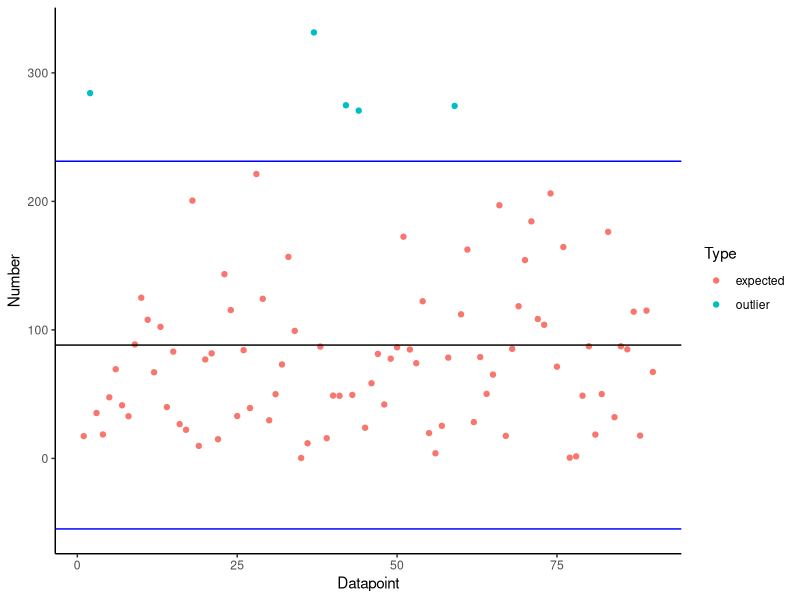
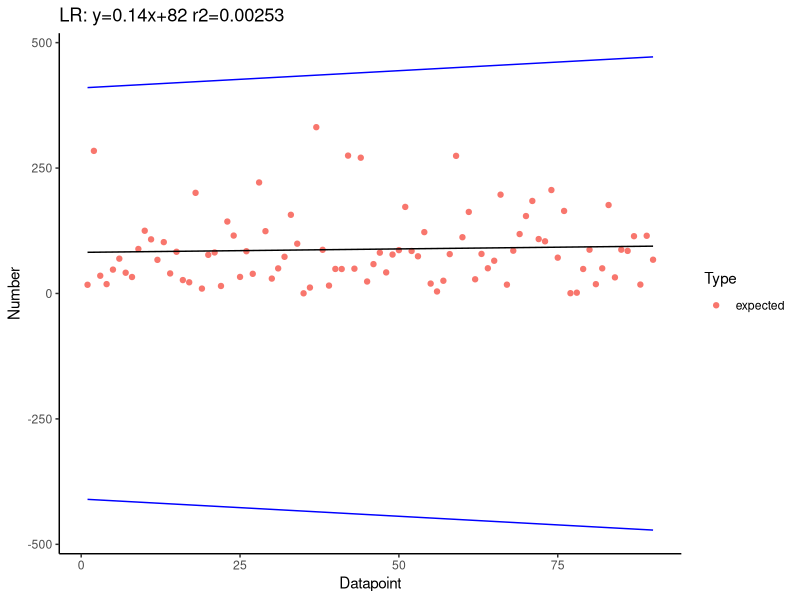
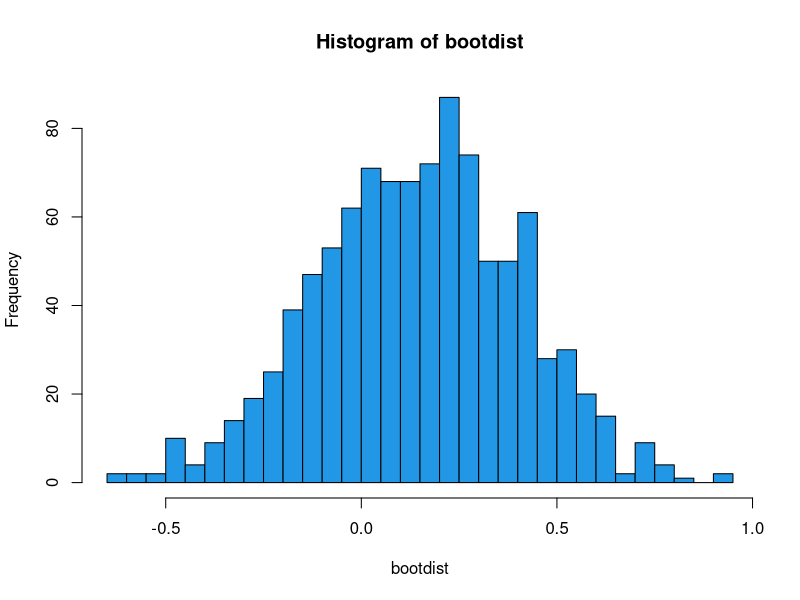
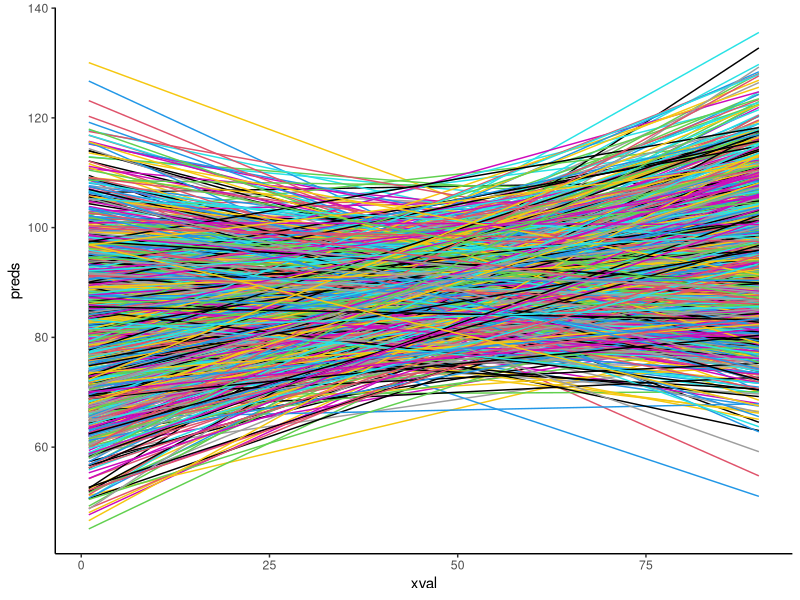
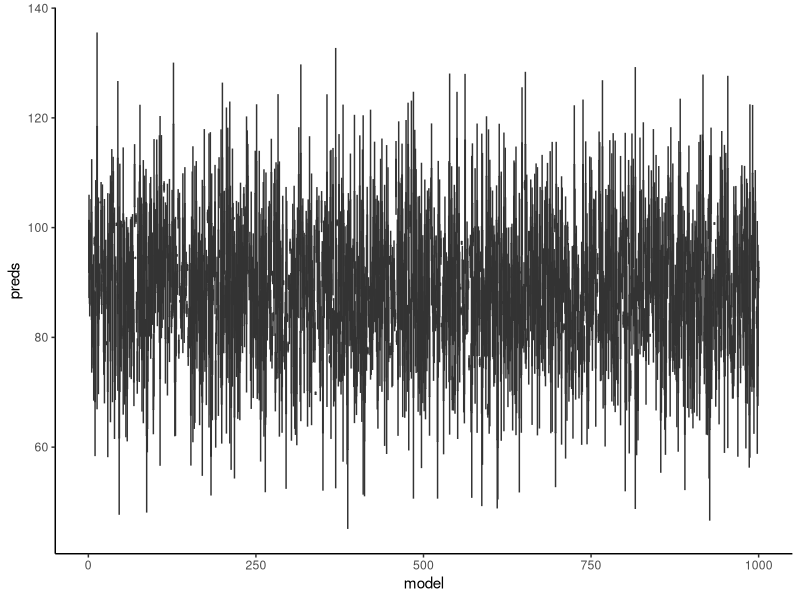
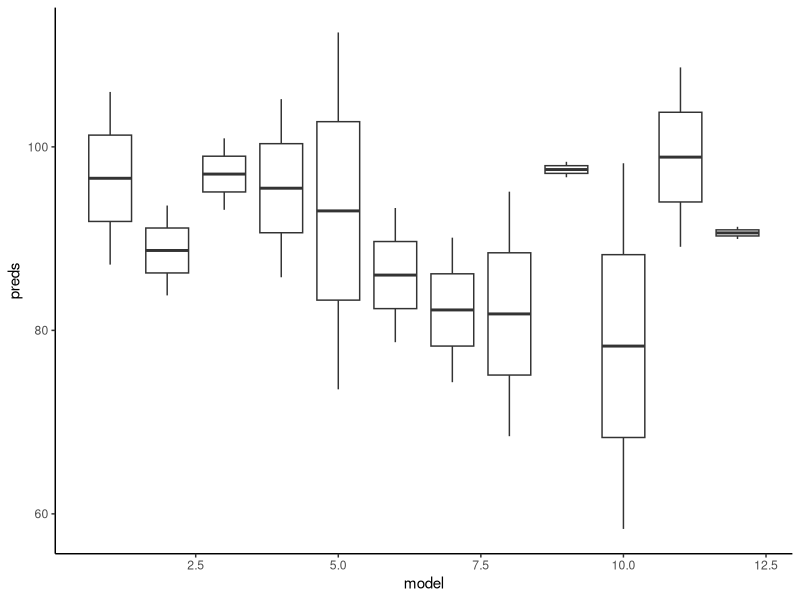
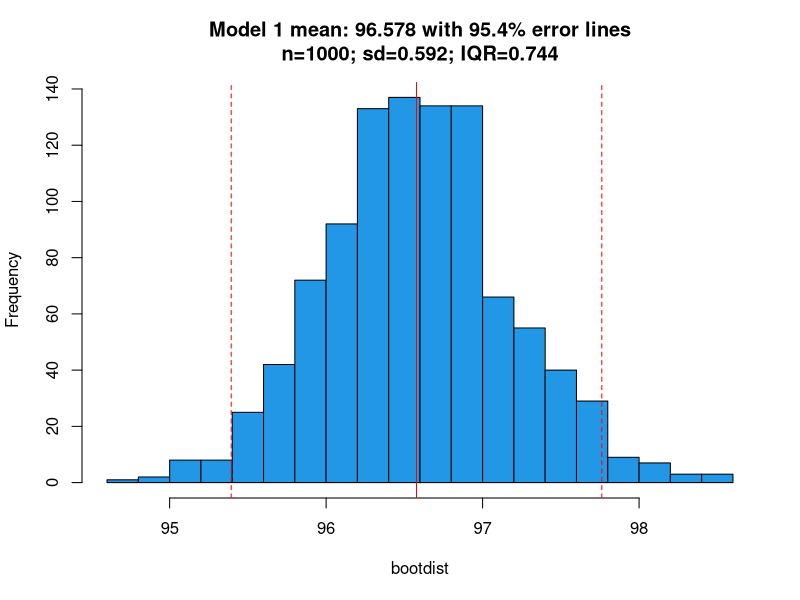
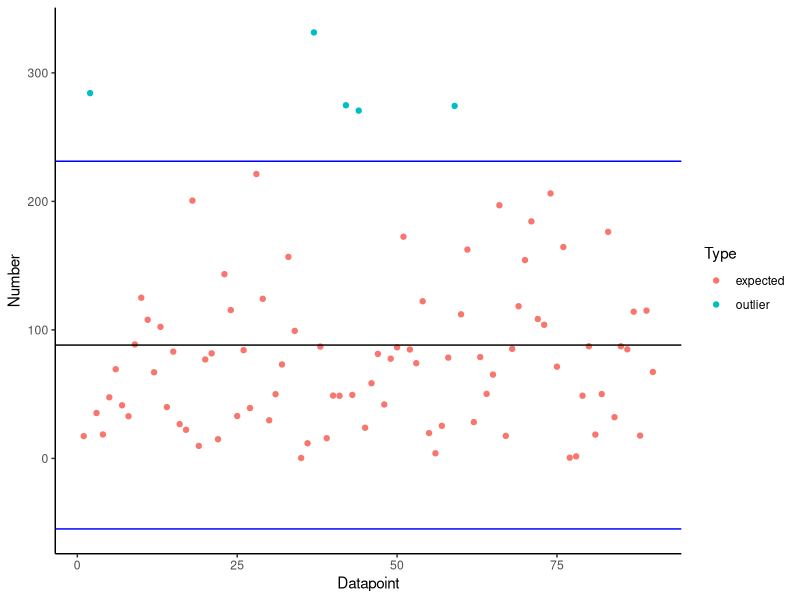

Source code (R) for these figures, in order: (Note: this script raises an error after producing the figures.)
library(dplyr)
library(ggplot2)

gc()

output_folder <- "C:\\Users\\kelvi\\Desktop\\outliers\\"

# check output folder exists
if (!file.exists(paste(output_folder,sep=""))){
  dir.create(file.path(paste(output_folder,sep="")), recursive=TRUE) # recursive to also build any sub-folders
}

dat <- abs(rnorm(90))

df <- data.frame(data=dat)
df$dat <- df$dat * 1e2

mean <- mean(df$dat)
sd <- sd(df$dat)

df$chk <- ifelse(df$dat < (mean-(2*sd)), "outlier",
                 ifelse(df$dat > (mean+(2*sd)), "outlier", "expected"))

df$xdata <- as.numeric(rownames(df))

# graph this data
ggplot(df, aes(df$xdata, df$dat, color=df$chk))+
  geom_point()+
  geom_hline(yintercept=mean)+
  geom_hline(yintercept=(mean+(2*sd)), color="blue")+
  geom_hline(yintercept=(mean-(2*sd)), color="blue")+
  theme_classic()+
  labs(x="Datapoint", y="Number", color="Type")

ggsave(paste(output_folder,"1data_ggplot.png",sep=""), width=30, height=15, units="cm")

################################################################################

# linear regression and outlier
lm1 <- lm(dat ~ xdata, data=df)

# lm1 model #############################################
a = format(unname(coef(lm1)[1]), digits = 2) # intercept
b = format(unname(coef(lm1)[2]), digits = 2) # bx term
r2 = format(summary(lm1)$r.squared, digits = 3) # r-squared

dat_tst <- data.frame(xdata=df$xdata)

# fit to df
mdl_preds <- predict(lm1, newdata=dat_tst)

# compare to actual data
df$exp <- mdl_preds

df$exp_val <- ifelse(df$dat < (df$exp*(-5)), "outlier",
                     ifelse(df$dat > (df$exp*(5)), "outlier", "expected"))

# get mape, mae, rmse
mdl_mape <- mean(abs((df$dat-df$exp)/df$dat)) * 100

mdl_mae <- mean(abs((df$dat-df$exp)))

mdl_rmse <- sqrt(mean(abs((df$dat - df$exp)^2)))

# graph this
ggplot(df, aes(xdata, dat, color=exp_val))+
  geom_point()+
  geom_line(aes(df$xdata,df$exp), color="black")+
  geom_line(aes(df$xdata,abs(df$exp)*5), color="blue")+
  geom_line(aes(df$xdata,-(df$exp)*5), color="blue")+
  theme_classic()+
  labs(x="Datapoint", y="Number", title=paste("LR: ", "y=",b,"x+",a," r2=",r2,sep=""), color="Type")

ggsave(paste(output_folder,"2data_ggplot.png",sep=""), width=30, height=15, units="cm")

################################################################################

# credit to https://stackoverflow.com/questions/74295914/bootstrap-distribution-of-slope-on-linear-regression

# make a bootstrap of the model (automatic method)
library(boot)

boot_coef <- function(df, idx) {
  x <- df[ idx, 'xdata' ]
  y <- df[ idx, 'dat' ]
  lm.out <- lm(y ~ x)
  coef(lm.out)[[ 2 ]]
}

bs <- boot(data = df, statistic = boot_coef, R = 999)
print(bs)
bs.ci <- boot.ci(boot.out = bs)
print(bs.ci)

#########################

# alternative bootstrap of model (manual method)

FUN <- \() {
  i <- sample(seq_len(length(df$xdata)), replace=TRUE)
  y <- df$dat[i]
  x <- df$xdata[i]
  lm(y ~ x)$coefficients
  #predict(lm, newdata=dat_tst)
}

set.seed(42)
r <- t(replicate(1e3, FUN()))

head(r, 3)

bootdist <- r[, 'x']

head(bootdist)

hist(bootdist, 'FD', col=4)

# for each model coefficents created, predict new values
df_r <- data.frame(r)

bs_res <- list()
for (i in 1:nrow(df_r)){
  intercept <- df_r[[i,1]]
  xval <- df_r[[i,2]]
  
  lm1$coefficients[1:2] <- c(intercept, xval)
  print(coef(lm1))
  vals <- predict(lm1, newdata=dat_tst)
  dff <- data.frame(model=i,preds=vals)
  dff$xval <- seq.int(nrow(dff))
  bs_res[[i]] <- dff
}

bs_df <- do.call(rbind, bs_res)

jitter <- function(values1){
  value <- 0.01*(max(values1)-min(values1))
  value1 <- values1 + (runif(n=1, min=1, max=length(values1))*value)
  return(value1)
}

# base r colour gradient - function from https://stackoverflow.com/questions/13353213/gradient-of-n-colors-ranging-from-color-1-and-color-2
color.gradient <- function(x, colors=c("purple", "yellow", "red"), 
                           colsteps=100) {
  return(colorRampPalette(colors)(colsteps)[
    findInterval(x, seq(min(x,na.rm = TRUE), max(x, na.rm = TRUE), length.out=colsteps))
  ])
}

# graph these models
ggplot(bs_df, aes(x=xval,y=preds, group=model))+
  geom_line(color=bs_df$model)+
  theme_classic()

ggsave(paste(output_folder,"3data_ggplot.png",sep=""), width=30, height=15, units="cm")

# boxplot of models
ggplot(bs_df, aes(x=model,y=preds, group=model))+
  geom_boxplot()+
  theme_classic()

ggsave(paste(output_folder,"4data_ggplot.png",sep=""), width=30, height=15, units="cm")

# boxplot of models - top 100
ggplot(bs_df[1:1000,], aes(x=model,y=preds, group=model))+
  geom_boxplot()+
  theme_classic()

ggsave(paste(output_folder,"4data_top100_ggplot.png",sep=""), width=30, height=15, units="cm")

################################################################################

# from the lm model predictions, create a bootstrap histogram of the expected means

# credit to https://bookdown.org/jgscott/DSGI/the-bootstrap.html

# get unique model number
unq_mdl <- unique(bs_df$model)[1:5] # limit to first 5

for (mdl in unq_mdl) {
  bs_df_tst <- bs_df |> filter(model == mdl)
  
  mean_val <- mean(bs_df_tst$preds)
  
  # bootstrap the mean values
  FUN <- \() {
    i <- sample(seq_len(length(bs_df_tst$model)), replace=TRUE)
    x <- mean(bs_df_tst$preds[i])
    
  }
  
  set.seed(42)
  r <- t(replicate(1e3, FUN()))
  
  head(r, 3)
  
  bootdist <- r#[, 'x']
  
  # create df of this for geom_histogram
  df_hist <- data.frame(t(bootdist))
  
  # get standard error (68%)
  sd_err <- sd(df_hist$t.bootdist.)
  
  # get standard error (95%)
  sd_err_95 <- 2* sd(df_hist$t.bootdist.)
  
  # get confidence interval
  #conf_int <- confint(df_hist, level=0.95)
  
  # determine how many values fall within this range
  val_count <- df_hist |>
    filter(t.bootdist. > mean_val - sd_err & t.bootdist. < mean_val + sd_err)
  
  val_count_95 <- df_hist |>
    filter(t.bootdist. > mean_val - sd_err_95 & t.bootdist. < mean_val + sd_err_95)
  
  # as pct
  pct_val_count <- round((nrow(val_count)/nrow(df_hist))*100,3)
  pct_val_count_95 <- round((nrow(val_count_95)/nrow(df_hist))*100,3)
  
  graph_title <- paste("Model ",mdl," mean: ",round(mean_val,3)," with ", pct_val_count_95, "% error lines",
                       "\nn=",length(bootdist),"; sd=",round(sd_err,3),"; IQR=",round(IQR(df_hist$t.bootdist.),3),sep="")
  
  # create histogram of this data - base R
  plot.new()
  hist(bootdist, 'FD', col=4, main=graph_title, bty = "l")
  abline(v=(mean_val),lty=1,col="red")
  abline(v=(mean_val+sd_err_95),lty=2,col="red")
  abline(v=(mean_val-sd_err_95),lty=2,col="red")
  dev.copy(png, filename=paste(output_folder,"model_",mdl,"_hist.png",sep=""), width=30, height=15, units="cm", res=300)
  dev.off()
  
  # create boxplot - base R
  plot.new()
  boxplot(bootdist, notch = TRUE, horizontal = TRUE, main=graph_title)
  dev.copy(png, filename=paste(output_folder,"model_",mdl,"_boxplot.png",sep=""), width=30, height=15, units="cm", res=300)
  dev.off()
  
  # create scatterplot like dotchart - base R
  ff <- mapply(jitter,bootdist)
  plot.new()
  plot(ff, pch=19, cex=1, col=color.gradient(ff), xlab="", ylab="", main=graph_title, bty = "l")
  abline(h=(mean_val),lty=1,col="red")
  abline(h=(mean_val+sd_err_95),lty=2,col="red")
  abline(h=(mean_val-sd_err_95),lty=2,col="red")
  dev.copy(png, filename=paste(output_folder,"model_",mdl,"_scatter_like_dotchart.png",sep=""), width=30, height=15, units="cm", res=300)
  dev.off()
  
  # create scatterplot like dotchart - base R
  ff <- mapply(jitter,bootdist)
  plot.new()
  plot(x=ff, y=1:length(ff), pch=19, cex=1, col=color.gradient(ff), xlab="", ylab="", main=graph_title, bty = "l")
  abline(v=(mean_val),lty=1,col="red")
  abline(v=(mean_val+sd_err_95),lty=2,col="red")
  abline(v=(mean_val-sd_err_95),lty=2,col="red")
  dev.copy(png, filename=paste(output_folder,"model_",mdl,"_scatter_like_dotchart1.png",sep=""), width=30, height=15, units="cm", res=300)
  dev.off()
  
  # create dotchart - base R
  plot.new()
  dotchart(bootdist, main=graph_title)
  abline(v=(mean_val),lty=1,col="red")
  abline(v=(mean_val+sd_err_95),lty=2,col="red")
  abline(v=(mean_val-sd_err_95),lty=2,col="red")
  dev.copy(png, filename=paste(output_folder,"model_",mdl,"_dotplot.png",sep=""), width=30, height=15, units="cm", res=300)
  dev.off()
  
  # create boxplot - base R - 10% of observations
  ten_pct <- 0.1*length(bootdist)
  plot.new()
  boxplot(bootdist[1:ten_pct], notch = TRUE, horizontal = TRUE, main=graph_title)
  abline(v=(mean_val),lty=1,col="red")
  abline(v=(mean_val+sd_err_95),lty=2,col="red")
  abline(v=(mean_val-sd_err_95),lty=2,col="red")
  dev.copy(png, filename=paste(output_folder,"model_",mdl,"_10pc_boxplot.png",sep=""), width=30, height=15, units="cm", res=300)
  dev.off()
  
  # create probability density plot - base R
  plot.new()
  hist(bootdist, freq=FALSE, col=4, main=graph_title, bty = "l")
  lines(density(bootdist), lwd=2)
  lines(density(bootdist, adj=.5), lwd=1)
  lines(density(bootdist, adj=2), lwd=1.5)
  abline(v=(mean_val),lty=1,col="red")
  abline(v=(mean_val+sd_err_95),lty=2,col="red")
  abline(v=(mean_val-sd_err_95),lty=2,col="red")
  dev.copy(png, filename=paste(output_folder,"model_",mdl,"_prob.png",sep=""), width=30, height=15, units="cm", res=300)
  dev.off()
  
  # create qq plot - base R
  plot.new()
  qqnorm(bootdist, main=graph_title, bty = "l")
  qqline(bootdist, col=4)
  dev.copy(png, filename=paste(output_folder,"model_",mdl,"_qq.png",sep=""), width=30, height=15, units="cm", res=300)
  dev.off()
  
  # create log qq plot - base R
  plot.new()
  qqnorm(log(bootdist), main=graph_title, bty = "l")
  qqline(log(bootdist), col=4)
  dev.copy(png, filename=paste(output_folder,"model_",mdl,"_logqq.png",sep=""), width=30, height=15, units="cm", res=300)
  dev.off()
  
  # geom_scatter - ggplot
  ggplot(df_hist,aes(x=t.bootdist., y=t.bootdist.))+
    geom_point()+
    labs(x="Preds",y="Frequency",title=graph_title)+
    theme_classic()
  
  ggsave(paste(output_folder,"model_",mdl,"scatter_ggplot.png",sep=""), width=30, height=15, units="cm")
  
  # geom_histogram - ggplot (depending upon binwidth, bins etc. can look different due to frequency distributions)
  ggplot(df_hist,aes(x=t.bootdist.))+
    geom_histogram(binwidth=0.5, fill="blue", color="black")+
    geom_density()+
    geom_vline(xintercept=mean_val+sd_err_95,color="red")+ # sd error lines
    geom_vline(xintercept=mean_val-sd_err_95,color="red")+ # sd error lines
    labs(x="Preds",y="Frequency",title=graph_title)+
    theme_classic()
  
  ggsave(paste(output_folder,"model_",mdl,"ggplot.png",sep=""), width=30, height=15, units="cm")
  
  ggplot(df_hist,aes(x=t.bootdist.,y=after_stat(density)))+
    geom_histogram(binwidth=0.5, fill="blue", color="black")+
    geom_density(bounds = c(1, Inf), color="black")+
    geom_vline(xintercept=mean_val+sd_err_95,color="red")+ # sd error lines
    geom_vline(xintercept=mean_val-sd_err_95,color="red")+ # sd error lines
    labs(x="Preds",y="Frequency",title=graph_title)+
    theme_classic()
  
  ggsave(paste(output_folder,"model_",mdl,"xtra_ggplot.png",sep=""), width=30, height=15, units="cm")
}
